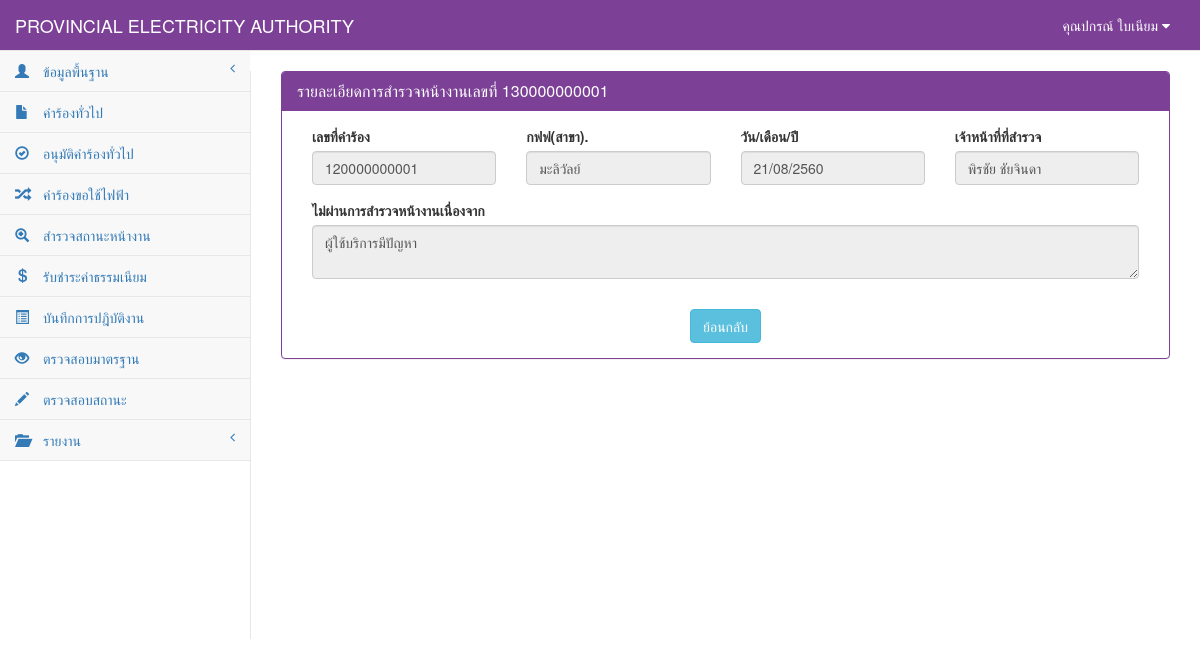
The page /StatusElectricity_view2.php?id=130000000001 (signed in) on the database as committed earlier.
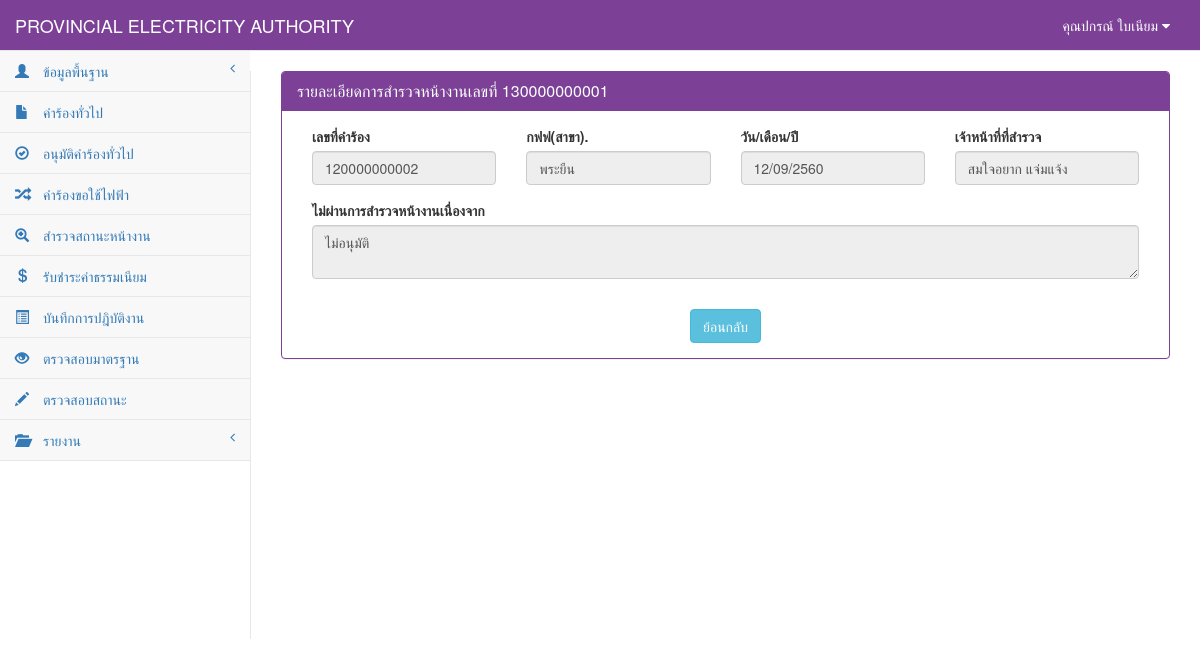
The same page on the database as committed later.
### tables this page shows
CREATE TABLE `tb_equipment` (
  `equ_id` char(12) NOT NULL,
  `equ_date` date NOT NULL,
  `re_id` char(12) NOT NULL,
  `user_id` char(13) NOT NULL,
  `equ_tran` varchar(255) NOT NULL,
  `equ_tran_unit` int(10) NOT NULL,
  `equ_air` varchar(20) NOT NULL,
  `equ_air_unit` int(10) NOT NULL,
  `equ_lantern` int(10) NOT NULL,
  `equ_outlet` int(10) NOT NULL,
  `equ_fan` int(10) NOT NULL,
  `me_id` char(12) NOT NULL,
  `equ_meter_unit` int(10) NOT NULL,
  `equ_other` varchar(255) NOT NULL,
  `equ_detail` varchar(255) NOT NULL,
  `equ_status` int(1) NOT NULL,
  PRIMARY KEY  (`equ_id`)
);

CREATE TABLE `tb_electricity` (
  `re_id` char(12) NOT NULL,
  `re_date` date NOT NULL,
  `re_branch` varchar(50) NOT NULL,
  `user_id` char(13) NOT NULL,
  `cus_id` char(13) NOT NULL,
  `re_place_type` int(1) NOT NULL,
  `re_place_other` varchar(50) NOT NULL,
  `re_place_name` varchar(50) NOT NULL,
  `re_place_homeid` varchar(20) NOT NULL,
  `re_place_number` varchar(20) NOT NULL,
  `re_place_village` varchar(20) NOT NULL,
  `re_place_room` varchar(10) NOT NULL,
  `re_place_floor` varchar(5) NOT NULL,
  `re_place_alley` varchar(50) NOT NULL,
  `re_place_alleyway` varchar(50) NOT NULL,
  `re_place_road` varchar(50) NOT NULL,
  `re_place_villno` varchar(2) NOT NULL,
  `re_place_district` varchar(30) NOT NULL,
  `re_place_canton` varchar(30) NOT NULL,
  `re_place_province` varchar(30) NOT NULL,
  `re_place_post` varchar(10) NOT NULL,
  `re_place_tel` char(10) NOT NULL,
  `re_place_fax` char(10) NOT NULL,
  `re_place_email` varchar(30) NOT NULL,
  `re_place_service` varchar(10) NOT NULL,
  `re_contact_place` varchar(100) NOT NULL,
  `re_contact_homeid` varchar(20) NOT NULL,
  `re_contact_number` varchar(20) NOT NULL,
  `re_contact_village` varchar(20) NOT NULL,
  `re_contact_room` varchar(10) NOT NULL,
  `re_contact_floor` varchar(5) NOT NULL,
  `re_contact_alley` varchar(50) NOT NULL,
  `re_contact_alleyway` varchar(50) NOT NULL,
  `re_contact_road` varchar(50) NOT NULL,
  `re_contact_villno` varchar(2) NOT NULL,
  `re_contact_district` varchar(30) NOT NULL,
  `re_contact_canton` varchar(30) NOT NULL,
  `re_contact_province` varchar(30) NOT NULL,
  `re_contact_post` varchar(10) NOT NULL,
  `re_contact_tel` char(10) NOT NULL,
  `re_contact_fax` char(10) NOT NULL,
  `re_contact_email` varchar(30) NOT NULL,
  `re_want_type` int(2) NOT NULL,
  `re_want_other` varchar(100) NOT NULL,
  `re_detail` varchar(100) NOT NULL,
  `re_use_type` int(1) NOT NULL,
  `re_use_other` varchar(255) NOT NULL,
  `re_dateset` date NOT NULL,
  `re_keep_type` int(1) NOT NULL,
  `re_keep_name` varchar(255) NOT NULL,
  `re_keep_homeid` varchar(20) NOT NULL,
  `re_keep_number` varchar(20) NOT NULL,
  `re_keep_village` varchar(20) NOT NULL,
  `re_keep_room` varchar(20) NOT NULL,
  `re_keep_floor` varchar(5) NOT NULL,
  `re_keep_alley` varchar(50) NOT NULL,
  `re_keep_alleyway` varchar(50) NOT NULL,
  `re_keep_road` varchar(50) NOT NULL,
  `re_keep_villno` varchar(2) NOT NULL,
  `re_keep_district` varchar(30) NOT NULL,
  `re_keep_canton` varchar(30) NOT NULL,
  `re_keep_province` varchar(30) NOT NULL,
  `re_keep_post` varchar(10) NOT NULL,
  `re_keep_tel` char(10) NOT NULL,
  `re_keep_fax` char(10) NOT NULL,
  `re_keep_email` varchar(30) NOT NULL,
  `re_picture` varchar(255) NOT NULL,
  `re_status` int(1) NOT NULL,
  PRIMARY KEY  (`re_id`)
);

CREATE TABLE `tb_user` (
  `user_id` char(13) NOT NULL,
  `user_code` char(13) NOT NULL,
  `user_first` int(1) NOT NULL,
  `user_name` varchar(50) NOT NULL,
  `user_last` varchar(50) NOT NULL,
  `user_add` text NOT NULL,
  `user_tel` char(10) NOT NULL,
  `user_pos` int(1) NOT NULL,
  `user_pass` varchar(12) NOT NULL,
  PRIMARY KEY  (`user_id`)
);

### connect_db.php (called while the page is built, shortened)
<?php
$dbname="pea";
?>

### StatusElectricity_view2.php (the view, shortened to what this page needs)
<?php
include "connect_db.php";
?>
<!DOCTYPE html>
<html>
<head>
    <link href="vendor/bootstrap/css/bootstrap.css" rel="stylesheet">
    <link href="vendor/metisMenu/metisMenu.css" rel="stylesheet">
    <link href="dist/css/sb-admin-2.css" rel="stylesheet">
    <link href="vendor/font-awesome/css/font-awesome.css" rel="stylesheet" type="text/css">
</head>
<body>
<?php include "header.php";
?>
<?php
    include"sidebar.php";
?>
 <?php
 function Dateim($mydate){
    $d=split("-",$mydate);
    $mydate=$d[2]."/".$d[1]."/".($d[0]+543);
    return "$mydate";
}
    $sql="select * from tb_equipment,tb_electricity,tb_user where tb_equipment.equ_id='".$_GET[id]."' and tb_equipment.re_id=tb_electricity.re_id and tb_equipment.user_id = tb_user.user_id  ";
    $result=mysql_db_query($dbname,$sql);
    $array=mysql_fetch_array($result);
?>
    <div id="page-wrapper">
        <div class="panel panel-primary">
            <div class="panel-heading">
                <h2 class="panel-title">รายละเอียดการสำรวจหน้างานเลขที่ <?=$_GET[id]?> </h2>
            </div>
            <div class="panel-body">
                <form method="post" action="StatusElectricity_save">
                    <div class="col-sm-12">
                        <div class="row">
                            <div class="col-sm-3 form-group">
                                <label>เลขที่คำร้อง</label>
                                <input class="form-control" autocomplete=off  name="re_id" type="text" id="re_id" value="<?= $array[re_id] ?>" size="30" readonly/>
                            </div>
                            <div class="col-sm-3 form-group">
                                <label>กฟฟ(สาขา).</label>
                                <input  type="text" class="form-control"  value="<?= $array['re_branch'] ?>" readonly>
                            </div>
                            <div class="col-sm-3 form-group">
                                <label>วัน/เดือน/ปี</label>
                                <input class="form-control" placeholder="กรุณากรอกข้อมูล" name="re_date" type="text" id="re_date" value="<?= Dateim($array[equ_date]);?>"  readonly/>
                            </div>
                            <div class="col-sm-3 form-group">
                                <label>เจ้าหน้าที่ที่สำรวจ</label>
                                <input class="form-control" placeholder="กรุณากรอกข้อมูล" name="re_date" type="text" id="re_date" value="<?=$array[user_name];?> <?=$array[user_last];?>"  readonly/>
                            </div>
                        </div>
                            <div class="row">
                                <div class="form-group col-sm-12">
                                    <label>ไม่ผ่านการสำรวจหน้างานเนื่องจาก</label>
                                    <div class="form-group">
                                        <textarea  class="form-control" rows="2" name="equ_detail" readonly><?= $array[equ_detail] ?></textarea>
                                    </div>
                                </div>
                        </div>
                        <center>
                            <a class="btn btn-info" onclick="location.href='StatusElectricity.php'"> ย้อนกลับ</a>
                        </center>
                    </div>
                </form>
            </div>
        </div>
    </div>
</body>
</html>

Rows that differ between the two databases and show on the page:
changed tb_equipment: re_id "120000000001" → "120000000002"; re.re_branch "มะลิวัลย์" → "พระยืน"; re_date "21/08/2560" → "12/09/2560"; re_date "พิรชัย ชัยจินดา" → "สมใจอยาก แจ่มแจ้ง"; equ_detail "ผู้ใช้บริการมีปัญหา" → "ไม่อนุมัติ"
